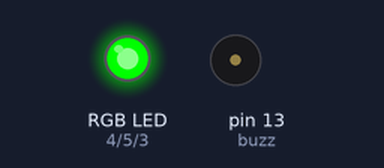
Recording of a sketch running on a simulated Arduino Uno, built with avr-gcc and run on an emulated ATmega328P. Parts: an RGB LED mixed from three pins (HIGH = lit), buzzer (waves = sounding, pin HIGH).

Above: at 0.2 s.
At 1.7 s:
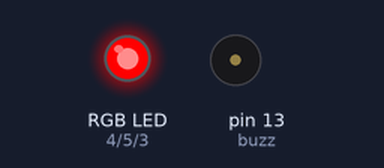
At 3.2 s:
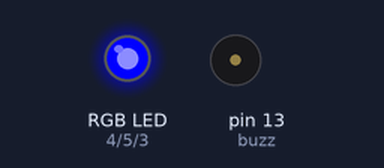
At 4.52 s:
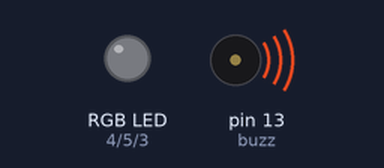
At 6.5 s:
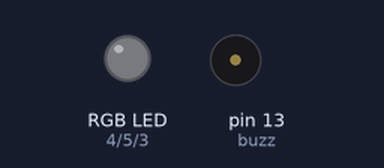
Timing chart, 0 to 7.2 s (numbered marks = the images above):
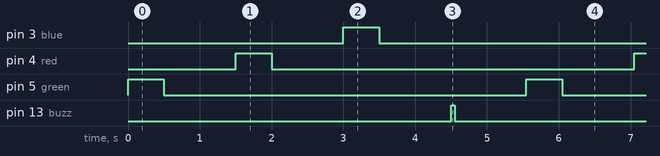

Measured:
- by itself, pin 3 (blue), pin 4 (red), pin 5 (green): alternates HIGH for 0.50 s and LOW for 5.1 s
- by itself, pin 13 (buzz): alternates HIGH for 0.05 s and LOW for 5.5 s
- by itself, everything shown: repeats every 5.6 s, in 8 steps

The sketch:

rgb_beep.ino
```cpp
class Coisa {
  private:
    const int red = 4;
    const int green = 5;
    const int blue = 3;
    const int buzz = 13;

  public:
  void bip(){
    digitalWrite(buzz, HIGH);
    delay(50);
    digitalWrite(buzz, LOW);
  }
  void l_red(){
    digitalWrite(red, HIGH);
    delay(500);
    digitalWrite(red, LOW);
  }
  void l_green(){
    digitalWrite(green, HIGH);
    delay(500);
    digitalWrite(green, LOW);
  }
  void l_blue(){
    digitalWrite(blue, HIGH);
    delay(500);
    digitalWrite(blue, LOW);
  }
  void init(){
    pinMode(4, OUTPUT);
    pinMode(3, OUTPUT);
    pinMode(5, OUTPUT);
    pinMode(13, OUTPUT);
  }
};

Coisa arduino;


void setup() {
  arduino.init();

}

void loop() {
  arduino.l_green();
  delay(1000);
  arduino.l_red();
  delay(1000);
  arduino.l_blue();
  delay(1000);
  arduino.bip();
  delay(1000);

}
```
